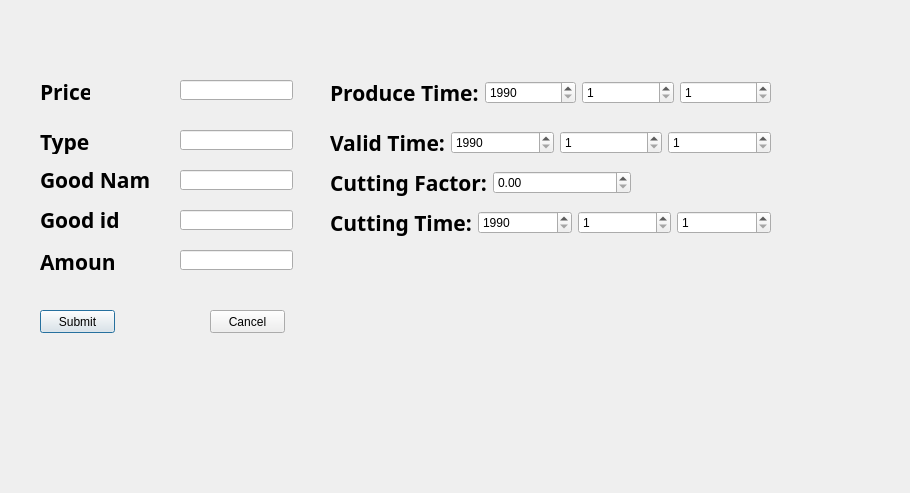
<?xml version="1.0" encoding="UTF-8"?>
<ui version="4.0">
 <class>Import</class>
 <widget class="QDialog" name="Import">
  <property name="geometry">
   <rect>
    <x>0</x>
    <y>0</y>
    <width>910</width>
    <height>493</height>
   </rect>
  </property>
  <property name="windowTitle">
   <string>Dialog</string>
  </property>
  <widget class="QLabel" name="label">
   <property name="geometry">
    <rect>
     <x>40</x>
     <y>160</y>
     <width>111</width>
     <height>39</height>
    </rect>
   </property>
   <property name="font">
    <font>
     <family>方正姚体</family>
     <pointsize>16</pointsize>
     <weight>75</weight>
     <bold>true</bold>
    </font>
   </property>
   <property name="text">
    <string>Good Name:</string>
   </property>
  </widget>
  <widget class="QLabel" name="label_2">
   <property name="geometry">
    <rect>
     <x>40</x>
     <y>208</y>
     <width>80</width>
     <height>24</height>
    </rect>
   </property>
   <property name="font">
    <font>
     <family>方正姚体</family>
     <pointsize>16</pointsize>
     <weight>75</weight>
     <bold>true</bold>
    </font>
   </property>
   <property name="text">
    <string>Good id:</string>
   </property>
  </widget>
  <widget class="QLabel" name="label_3">
   <property name="geometry">
    <rect>
     <x>40</x>
     <y>250</y>
     <width>76</width>
     <height>24</height>
    </rect>
   </property>
   <property name="font">
    <font>
     <family>方正姚体</family>
     <pointsize>16</pointsize>
     <weight>75</weight>
     <bold>true</bold>
    </font>
   </property>
   <property name="text">
    <string>Amount:</string>
   </property>
  </widget>
  <widget class="QLabel" name="label_4">
   <property name="geometry">
    <rect>
     <x>40</x>
     <y>130</y>
     <width>50</width>
     <height>24</height>
    </rect>
   </property>
   <property name="font">
    <font>
     <family>方正姚体</family>
     <pointsize>16</pointsize>
     <weight>75</weight>
     <bold>true</bold>
    </font>
   </property>
   <property name="text">
    <string>Type:</string>
   </property>
  </widget>
  <widget class="QLineEdit" name="Type">
   <property name="geometry">
    <rect>
     <x>180</x>
     <y>130</y>
     <width>113</width>
     <height>20</height>
    </rect>
   </property>
  </widget>
  <widget class="QLineEdit" name="Name">
   <property name="geometry">
    <rect>
     <x>180</x>
     <y>170</y>
     <width>113</width>
     <height>20</height>
    </rect>
   </property>
  </widget>
  <widget class="QLineEdit" name="Id">
   <property name="geometry">
    <rect>
     <x>180</x>
     <y>210</y>
     <width>113</width>
     <height>20</height>
    </rect>
   </property>
  </widget>
  <widget class="QLineEdit" name="Amount">
   <property name="geometry">
    <rect>
     <x>180</x>
     <y>250</y>
     <width>113</width>
     <height>20</height>
    </rect>
   </property>
  </widget>
  <widget class="QPushButton" name="pushButton">
   <property name="geometry">
    <rect>
     <x>40</x>
     <y>310</y>
     <width>75</width>
     <height>23</height>
    </rect>
   </property>
   <property name="text">
    <string>Submit</string>
   </property>
  </widget>
  <widget class="QPushButton" name="pushButton_2">
   <property name="geometry">
    <rect>
     <x>210</x>
     <y>310</y>
     <width>75</width>
     <height>23</height>
    </rect>
   </property>
   <property name="text">
    <string>Cancel</string>
   </property>
  </widget>
  <widget class="QLabel" name="label_5">
   <property name="geometry">
    <rect>
     <x>40</x>
     <y>80</y>
     <width>50</width>
     <height>24</height>
    </rect>
   </property>
   <property name="font">
    <font>
     <family>方正姚体</family>
     <pointsize>16</pointsize>
     <weight>75</weight>
     <bold>true</bold>
    </font>
   </property>
   <property name="text">
    <string>Price:</string>
   </property>
  </widget>
  <widget class="QLineEdit" name="Price">
   <property name="geometry">
    <rect>
     <x>180</x>
     <y>80</y>
     <width>113</width>
     <height>20</height>
    </rect>
   </property>
  </widget>
  <widget class="QWidget" name="layoutWidget">
   <property name="geometry">
    <rect>
     <x>330</x>
     <y>130</y>
     <width>441</width>
     <height>26</height>
    </rect>
   </property>
   <layout class="QHBoxLayout" name="horizontalLayout_2">
    <item>
     <widget class="QLabel" name="label_7">
      <property name="font">
       <font>
        <family>方正姚体</family>
        <pointsize>16</pointsize>
        <weight>75</weight>
        <bold>true</bold>
       </font>
      </property>
      <property name="text">
       <string>Valid Time:</string>
      </property>
     </widget>
    </item>
    <item>
     <widget class="QSpinBox" name="Vyear">
      <property name="minimum">
       <number>1990</number>
      </property>
      <property name="maximum">
       <number>2015</number>
      </property>
     </widget>
    </item>
    <item>
     <widget class="QSpinBox" name="Vmonth">
      <property name="minimum">
       <number>1</number>
      </property>
      <property name="maximum">
       <number>12</number>
      </property>
     </widget>
    </item>
    <item>
     <widget class="QSpinBox" name="Vday">
      <property name="minimum">
       <number>1</number>
      </property>
      <property name="maximum">
       <number>31</number>
      </property>
     </widget>
    </item>
   </layout>
  </widget>
  <widget class="QWidget" name="layoutWidget_2">
   <property name="geometry">
    <rect>
     <x>330</x>
     <y>170</y>
     <width>301</width>
     <height>26</height>
    </rect>
   </property>
   <layout class="QHBoxLayout" name="horizontalLayout_3">
    <item>
     <widget class="QLabel" name="label_8">
      <property name="font">
       <font>
        <family>方正姚体</family>
        <pointsize>16</pointsize>
        <weight>75</weight>
        <bold>true</bold>
       </font>
      </property>
      <property name="text">
       <string>Cutting Factor:</string>
      </property>
     </widget>
    </item>
    <item>
     <widget class="QDoubleSpinBox" name="factor">
      <property name="maximum">
       <double>1.000000000000000</double>
      </property>
     </widget>
    </item>
   </layout>
  </widget>
  <widget class="QWidget" name="layoutWidget_3">
   <property name="geometry">
    <rect>
     <x>330</x>
     <y>210</y>
     <width>441</width>
     <height>26</height>
    </rect>
   </property>
   <layout class="QHBoxLayout" name="horizontalLayout_4">
    <item>
     <widget class="QLabel" name="label_9">
      <property name="font">
       <font>
        <family>方正姚体</family>
        <pointsize>16</pointsize>
        <weight>75</weight>
        <bold>true</bold>
       </font>
      </property>
      <property name="text">
       <string>Cutting Time:</string>
      </property>
     </widget>
    </item>
    <item>
     <widget class="QSpinBox" name="Cyear">
      <property name="minimum">
       <number>1990</number>
      </property>
      <property name="maximum">
       <number>2015</number>
      </property>
     </widget>
    </item>
    <item>
     <widget class="QSpinBox" name="Cmonth">
      <property name="minimum">
       <number>1</number>
      </property>
      <property name="maximum">
       <number>12</number>
      </property>
     </widget>
    </item>
    <item>
     <widget class="QSpinBox" name="Cday">
      <property name="minimum">
       <number>1</number>
      </property>
      <property name="maximum">
       <number>31</number>
      </property>
     </widget>
    </item>
   </layout>
  </widget>
  <widget class="QWidget" name="">
   <property name="geometry">
    <rect>
     <x>330</x>
     <y>80</y>
     <width>441</width>
     <height>26</height>
    </rect>
   </property>
   <layout class="QHBoxLayout" name="horizontalLayout">
    <item>
     <widget class="QLabel" name="label_6">
      <property name="font">
       <font>
        <family>方正姚体</family>
        <pointsize>16</pointsize>
        <weight>75</weight>
        <bold>true</bold>
       </font>
      </property>
      <property name="text">
       <string>Produce Time:</string>
      </property>
     </widget>
    </item>
    <item>
     <widget class="QSpinBox" name="Pyear">
      <property name="minimum">
       <number>1990</number>
      </property>
      <property name="maximum">
       <number>2015</number>
      </property>
     </widget>
    </item>
    <item>
     <widget class="QSpinBox" name="Pmonth">
      <property name="minimum">
       <number>1</number>
      </property>
      <property name="maximum">
       <number>12</number>
      </property>
     </widget>
    </item>
    <item>
     <widget class="QSpinBox" name="Pday">
      <property name="minimum">
       <number>1</number>
      </property>
      <property name="maximum">
       <number>31</number>
      </property>
     </widget>
    </item>
   </layout>
  </widget>
 </widget>
 <resources/>
 <connections/>
</ui>
